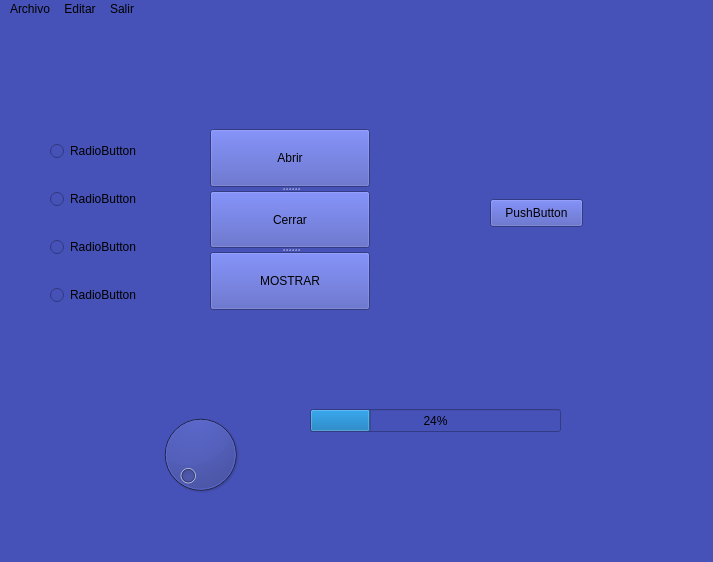
<?xml version="1.0" encoding="UTF-8"?>
<ui version="4.0">
 <class>MainWindow</class>
 <widget class="QMainWindow" name="MainWindow">
  <property name="geometry">
   <rect>
    <x>0</x>
    <y>0</y>
    <width>713</width>
    <height>562</height>
   </rect>
  </property>
  <property name="windowTitle">
   <string>MainWindow</string>
  </property>
  <property name="styleSheet">
   <string notr="true">background-color: rgb(70, 82, 184);</string>
  </property>
  <widget class="QWidget" name="centralwidget">
   <widget class="QWidget" name="gridLayoutWidget">
    <property name="geometry">
     <rect>
      <x>210</x>
      <y>110</y>
      <width>160</width>
      <height>181</height>
     </rect>
    </property>
    <layout class="QGridLayout" name="gridLayout">
     <item row="0" column="0">
      <widget class="QSplitter" name="splitter">
       <property name="orientation">
        <enum>Qt::Vertical</enum>
       </property>
       <widget class="QPushButton" name="ABRIR">
        <property name="text">
         <string>Abrir</string>
        </property>
       </widget>
       <widget class="QPushButton" name="CERRAR">
        <property name="text">
         <string>Cerrar</string>
        </property>
       </widget>
       <widget class="QPushButton" name="MOSTRAR">
        <property name="text">
         <string>MOSTRAR</string>
        </property>
       </widget>
      </widget>
     </item>
    </layout>
   </widget>
   <widget class="QWidget" name="gridLayoutWidget_2">
    <property name="geometry">
     <rect>
      <x>50</x>
      <y>100</y>
      <width>131</width>
      <height>211</height>
     </rect>
    </property>
    <layout class="QGridLayout" name="gridLayout_2">
     <item row="3" column="0">
      <widget class="QRadioButton" name="radioButton_2">
       <property name="text">
        <string>RadioButton</string>
       </property>
      </widget>
     </item>
     <item row="0" column="0">
      <widget class="QRadioButton" name="radioButton">
       <property name="text">
        <string>RadioButton</string>
       </property>
      </widget>
     </item>
     <item row="2" column="0">
      <widget class="QRadioButton" name="radioButton_3">
       <property name="text">
        <string>RadioButton</string>
       </property>
      </widget>
     </item>
     <item row="1" column="0">
      <widget class="QRadioButton" name="radioButton_4">
       <property name="text">
        <string>RadioButton</string>
       </property>
      </widget>
     </item>
    </layout>
   </widget>
   <widget class="QDial" name="dial">
    <property name="geometry">
     <rect>
      <x>140</x>
      <y>390</y>
      <width>121</width>
      <height>91</height>
     </rect>
    </property>
    <property name="maximum">
     <number>100</number>
    </property>
   </widget>
   <widget class="QProgressBar" name="progressBar">
    <property name="geometry">
     <rect>
      <x>310</x>
      <y>390</y>
      <width>251</width>
      <height>23</height>
     </rect>
    </property>
    <property name="value">
     <number>24</number>
    </property>
   </widget>
   <widget class="QPushButton" name="pushButton">
    <property name="geometry">
     <rect>
      <x>490</x>
      <y>180</y>
      <width>93</width>
      <height>28</height>
     </rect>
    </property>
    <property name="text">
     <string>PushButton</string>
    </property>
   </widget>
  </widget>
  <widget class="QMenuBar" name="menubar">
   <property name="geometry">
    <rect>
     <x>0</x>
     <y>0</y>
     <width>713</width>
     <height>26</height>
    </rect>
   </property>
   <widget class="QMenu" name="menuArchivo">
    <property name="title">
     <string>Archivo</string>
    </property>
    <addaction name="actionAbrir"/>
    <addaction name="actionCerrar"/>
    <addaction name="actionCrear"/>
    <addaction name="separator"/>
    <addaction name="actionNuevo"/>
   </widget>
   <widget class="QMenu" name="menuEditar">
    <property name="title">
     <string>Editar</string>
    </property>
    <addaction name="actioncambiar_color"/>
   </widget>
   <widget class="QMenu" name="menuSalir">
    <property name="title">
     <string>Salir</string>
    </property>
   </widget>
   <addaction name="menuArchivo"/>
   <addaction name="menuEditar"/>
   <addaction name="menuSalir"/>
  </widget>
  <widget class="QStatusBar" name="statusbar"/>
  <action name="actionAbrir">
   <property name="text">
    <string>Abrir</string>
   </property>
  </action>
  <action name="actionCerrar">
   <property name="text">
    <string>Cerrar</string>
   </property>
  </action>
  <action name="actionCrear">
   <property name="text">
    <string>Crear</string>
   </property>
  </action>
  <action name="actionNuevo">
   <property name="text">
    <string>Nuevo</string>
   </property>
  </action>
  <action name="actioncambiar_color">
   <property name="text">
    <string>cambiar color</string>
   </property>
  </action>
 </widget>
 <resources/>
 <connections>
  <connection>
   <sender>dial</sender>
   <signal>sliderMoved(int)</signal>
   <receiver>progressBar</receiver>
   <slot>setValue(int)</slot>
   <hints>
    <hint type="sourcelabel">
     <x>247</x>
     <y>432</y>
    </hint>
    <hint type="destinationlabel">
     <x>372</x>
     <y>427</y>
    </hint>
   </hints>
  </connection>
 </connections>
</ui>
